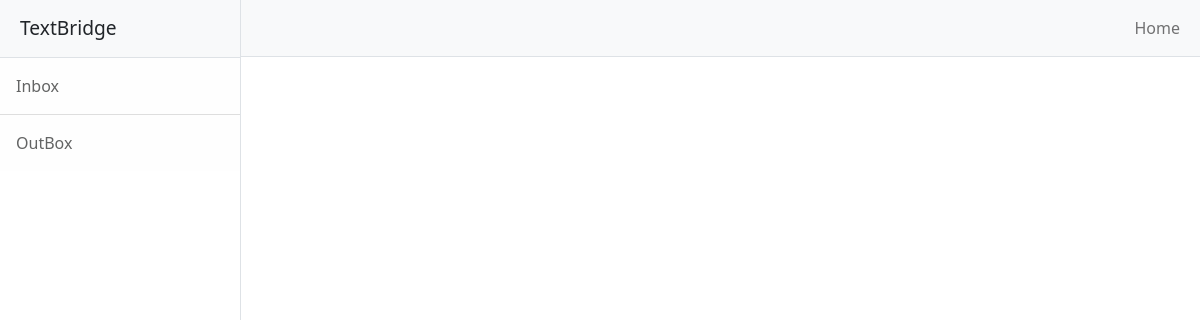
Before: /inbox (signed in) with the older database file.
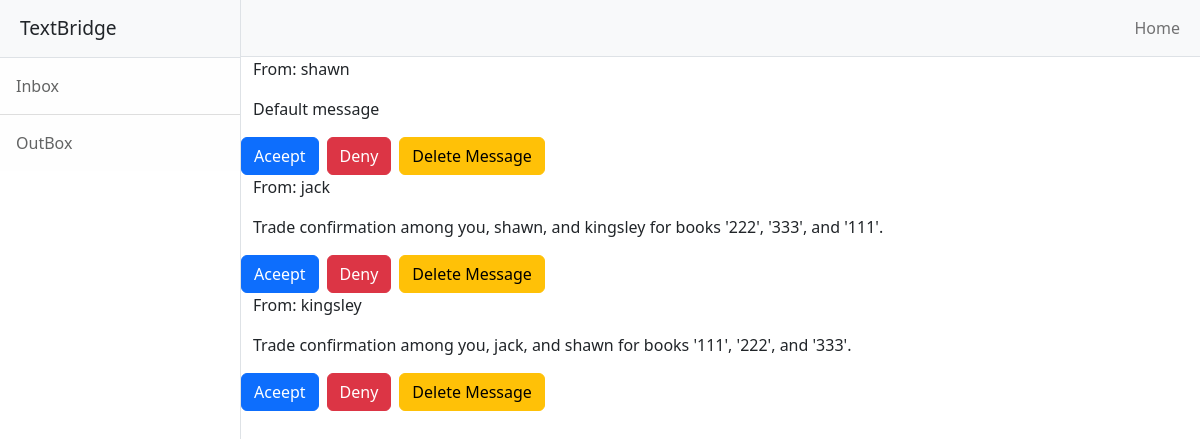
After: the same page with the newer database file.
### main.py (models this page shows)
class Message(db.Model):
    __tablename__ = "messages"
    id = db.Column(db.Integer, primary_key=True)
    sender_id = db.Column(db.Integer, db.ForeignKey('users.id'), nullable=False)
    recipient_id = db.Column(db.Integer, db.ForeignKey('users.id'), nullable=False)
    content = db.Column(db.Text, nullable=False)
    timestamp = db.Column(db.DateTime, index=True, default=datetime.utcnow)
    is_read = db.Column(db.Boolean, default=False, nullable=False)

class User(UserMixin, db.Model):
    __tablename__ = "users"
    id = db.Column(db.Integer, primary_key=True)
    email = db.Column(db.String(100), unique=True)
    password = db.Column(db.String(100))
    name = db.Column(db.String(100))
    wishbook = relationship('WishBook')
    ownhbook = relationship('OwnBook')
    sent_messages = db.relationship('Message', foreign_keys='Message.sender_id', backref='sender', lazy='dynamic')
    received_messages = db.relationship('Message', foreign_keys='Message.recipient_id', backref='recipient', lazy='dynamic')

### main.py (the view)
@app.route('/inbox')
@login_required
def inbox():
    received_messages = db.session.query(
        Message.id,
        Message.content,
        User.name.label('sender_name'),
    ).join(User, User.id == Message.sender_id).filter(Message.recipient_id == current_user.id).all()
    return render_template('inbox.html', messages=received_messages)

### main.py (called while the page is built)
@login_manager.user_loader
def load_user(user_id):
    return db.get_or_404(User, user_id)

### templates/inbox.html (shortened to what this page needs)
<!DOCTYPE html>
<html lang="en">
    <head>
        <link href="../static/css/styles4.css" rel="stylesheet" />
    </head>
    <body>
        <div class="d-flex" id="wrapper">
            <div class="border-end bg-white" id="sidebar-wrapper">
                <div class="sidebar-heading border-bottom bg-light">TextBridge</div>
                <div class="list-group list-group-flush">
                    <a class="list-group-item list-group-item-action list-group-item-light p-3" href="{{ url_for('inbox')}}">Inbox</a>
                    <a class="list-group-item list-group-item-action list-group-item-light p-3" href="{{ url_for('outbox')}}">OutBox</a>
                </div>
            </div>
            <div id="page-content-wrapper">
                <nav class="navbar navbar-expand-lg navbar-light bg-light border-bottom">
                    <div class="container-fluid">
                        <div class="collapse navbar-collapse" id="navbarSupportedContent">
                            <ul class="navbar-nav ms-auto mt-2 mt-lg-0">
                                <li class="nav-item active"><a class="nav-link" href="{{ url_for('ownlist') }}">Home</a></li>
                            </ul>
                        </div>
                    </div>
                </nav>
                {% for message in messages %}
                <div class="container-fluid">
                    <p>From: {{ message.sender_name }}</p>
                    <p>
                        {{ message.content }}
                    </p>
                </div>
                <div class="d-flex justify-content-start">
                <form action="{{ url_for('delete_message', message_id=message.id) }}" method="post">
                    <button type="submit" class="btn btn-primary me-2">Aceept</button>
                </form>
                <form action="{{ url_for('delete_message', message_id=message.id) }}" method="post">
                    <button type="submit" class="btn btn-danger me-2">Deny</button>
                </form>
                <form action="{{ url_for('delete_message', message_id=message.id) }}" method="post">
                    <button type="submit" class="btn btn-warning me-2">Delete Message</button>
                </form>
            </div>
                {% endfor %}
            </div>
        </div>
    </body>
</html>

Changed rows visible on the page:
added Message: sender_name "shawn", content "Default message"
added Message: sender_name "jack", content "Trade confirmation among you, shawn, and kingsley for books '222', '333', and '111'."
added Message: sender_name "kingsley", content "Trade confirmation among you, jack, and shawn for books '111', '222', and '333'."
